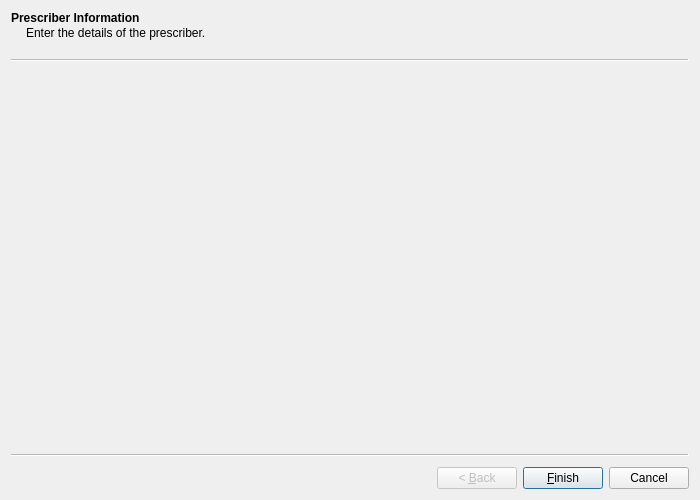
<?xml version="1.0" encoding="UTF-8"?>
<ui version="4.0">
 <class>AlterPrescriberWizard</class>
 <widget class="QWizard" name="AlterPrescriberWizard">
  <property name="sizePolicy">
   <sizepolicy hsizetype="Fixed" vsizetype="Fixed">
    <horstretch>0</horstretch>
    <verstretch>0</verstretch>
   </sizepolicy>
  </property>
  <property name="minimumSize">
   <size>
    <width>700</width>
    <height>500</height>
   </size>
  </property>
  <property name="maximumSize">
   <size>
    <width>700</width>
    <height>500</height>
   </size>
  </property>
  <property name="windowTitle">
   <string>New Prescriber Wizard</string>
  </property>
  <widget class="APrescriberPage_Page00" name="page00">
   <property name="title">
    <string>Prescriber Information</string>
   </property>
   <property name="subTitle">
    <string>Enter the details of the prescriber.</string>
   </property>
  </widget>
 </widget>
 <customwidgets>
  <customwidget>
   <class>APrescriberPage_Page00</class>
   <extends>QWizardPage</extends>
   <header location="global">aprescriberpage_page00.h</header>
   <container>1</container>
  </customwidget>
 </customwidgets>
 <resources/>
 <connections/>
</ui>
